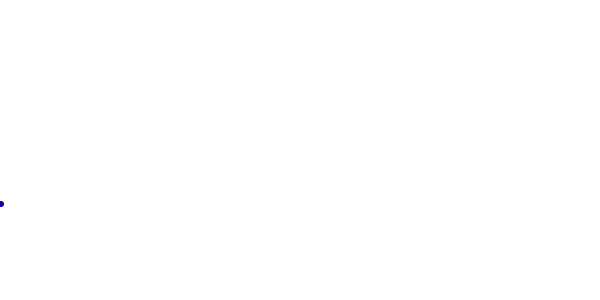
Frame 1 (no input)
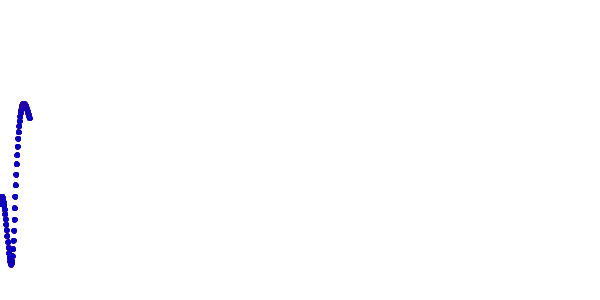
Frame 60 (the mouse pressed at the canvas centre just before this capture)
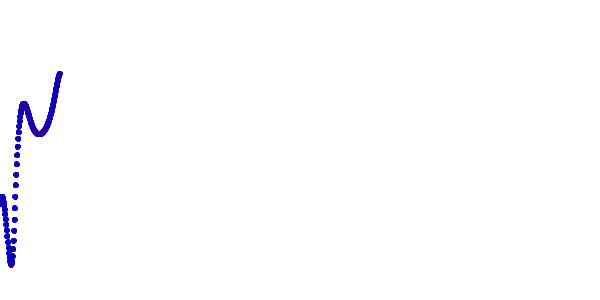
Frame 120 (the mouse held since frame 60 and released just before this capture)

The Processing sketch that drew these frames (run headless with seeded random() and noise(); from frame 60 on, the mouse is pressed at the canvas centre):

// Processing sketch: processing_68390
// ── processing_68390.pde

void setup(){
  background(255);
size(600,300);
frameRate(100);
}
float xn1=10;
float yn1=0;
float zn1=5;
//
float xn2=9.99999;
float yn2=0.00001;
float zn2=4.99999;

//float t;

float dt=0.01;
float sigma=10;
float rho=28;
float beta=8/3;

float tt;
float x1,y1,z1;
float xx1,yy1,zz1;
float x2,y2,z2;
float xx2,yy2,zz2;
float f1,f2,f3;
float t=0;
float tn=0;

float radi=5;
float scale=6;

void draw(){
//background(200);
//
f1=sigma*(yn1-xn1);
f2=xn1*(rho-zn1)-yn1;
f3=xn1*yn1-beta*zn1;
//
x1=xn1+dt*f1;
y1=yn1+dt*f2;
z1=zn1+dt*f3;
//
xx1=scale*x1+height/2;
yy1=scale*y1+height/2;
zz1=scale*z1+height/2;
//
f1=sigma*(yn2-xn2);
f2=xn2*(rho-zn2)-yn2;
f3=xn2*yn2-beta*zn2;
//
x2=xn2+dt*f1;
y2=yn2+dt*f2;
z2=zn2+dt*f3;
//
xx2=scale*x2+height/2;
yy2=scale*y2+height/2;
zz2=scale*z2+height/2;
t=t+dt;
tt=50*t;
//t=width/2;
//
fill(200,0,0);
stroke(200,0,0);
ellipse(tt,xx1,radi,radi);
//fill(200,0,0);
//ellipse(width/2,yy,radi,radi);
//fill(0,0,200);
//ellipse(width/2,zz,radi,radi);
//
fill(0,0,200);
stroke(0,0,200);
ellipse(tt,xx2,radi,radi);

xn1=x1;
yn1=y1;
zn1=z1;

xn2=x2;
yn2=y2;
zn2=z2;

tn=t;

if(tt>=width){
t=0;
background(255);
}

}
